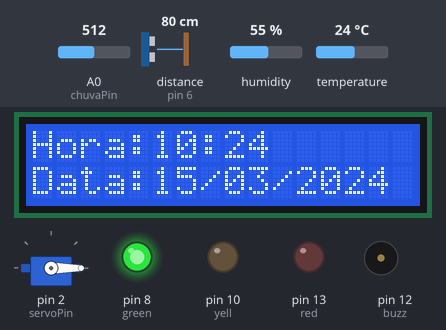
The sketch below on a simulated Arduino Uno, built with avr-gcc and run on an emulated ATmega328P. Parts: servo, 16×2 character LCD, output pins drawn as LEDs (lit = HIGH), buzzer (waves = sounding). Wiring (inferred from the names in the program): ultrasonic range finder: trigger pin 7; echo pin 6. Inputs (shaded band) come from the test bench; at power-on: distance to the obstacle (sensor on pin 6) 80 cm, A0 (chuvaPin) = 512, humidity 55 %, temperature 24 °C. The echo pulse lasts 58.3 µs per cm; the local clock reads 2024-03-15 10:24:30 at power-on unless the sketch sets it; EEPROM starts erased; pins used as bus, display or sensor lines are not drawn; what the sketch prints to the serial monitor is not drawn.

Above: at 7.5 s.
7.6 s: distance to the obstacle (sensor on pin 6) set to 120 cm
At 10.2 s:
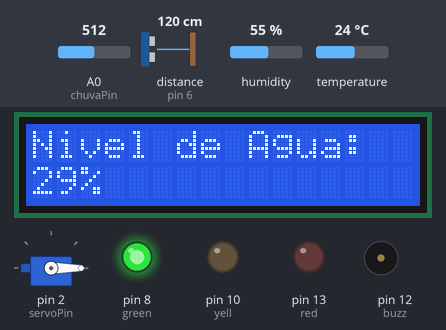
13.6 s: distance to the obstacle (sensor on pin 6) set to 130 cm
At 14.3 s:
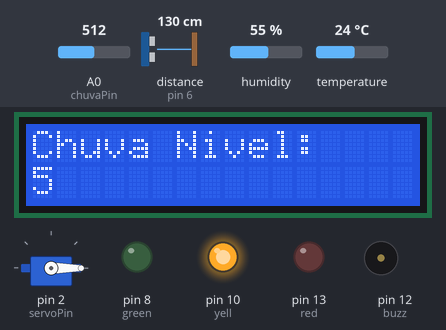
19.6 s: distance to the obstacle (sensor on pin 6) set to 279 cm
At 22.5 s:
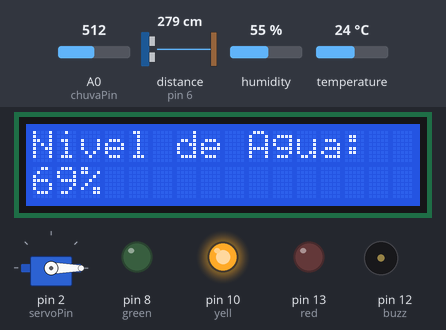
25.6 s: distance to the obstacle (sensor on pin 6) set to 287 cm
At 27.24 s:
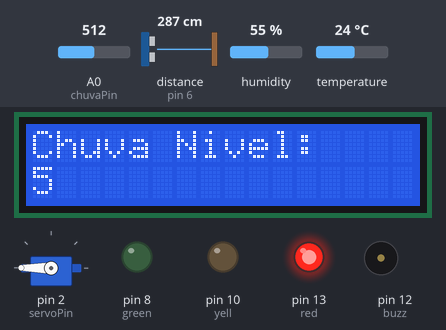
27.7 s: distance to the obstacle (sensor on pin 6) set to 2 cm
At 29.0 s:
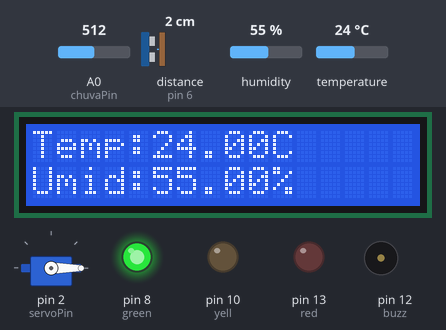
32.7 s: A0 (chuvaPin) set to 390
At 38.1 s:
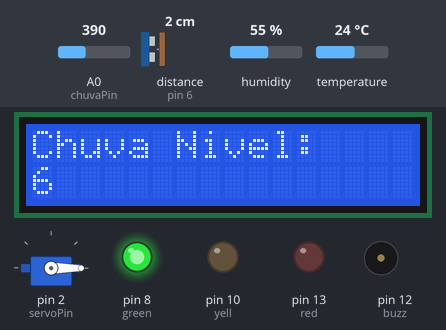
Timing chart, 0 to 39.6 s (numbered marks = the images above; inputs shaded):
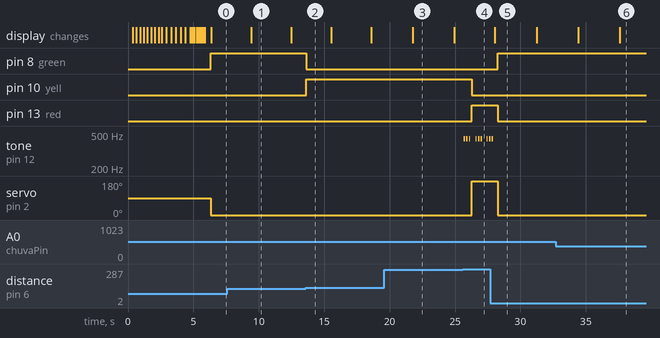

The sketch:

Codigo_SafeRain_.ino
```cpp
#include <LiquidCrystal_I2C.h>
#include <Servo.h>
#include <DHT.h>
#include <Wire.h>
#include <RTClib.h>
#include <EEPROM.h>

// Definições de pinos
#define trig 7
#define echo 6
#define red 13
#define yell 10
#define green 8
#define buzz 12
#define servoPin 2
#define chuvaPin A0
#define dhtPin A1
#define DHTTYPE DHT22

// Objetos
LiquidCrystal_I2C lcd(0x27, 16, 2);
Servo gate;
DHT dht(dhtPin, DHTTYPE);
RTC_DS1307 rtc;

// Variáveis
const int alturaMaxima = 400;
unsigned long tempoAnterior = 0;
int tela = 0;

void criaChars() {
  byte gotaPreenchida[8] = {
    0b00100,
    0b01110,
    0b11111,
    0b11111,
    0b11111,
    0b01110,
    0b00100,
    0b00000
  };
  lcd.createChar(0, gotaPreenchida);
}

void animacaoSafeRain() {
  criaChars();
  const char* texto = "SafeRain";
  int len = 8;
  int startCol = 4;

  lcd.clear();
  for (int i = 0; i <= len; i++) {
    lcd.setCursor(startCol, 0);
    for (int j = 0; j < i; j++) lcd.print(texto[j]);
    for (int k = i; k < len; k++) lcd.print(" ");
    lcd.setCursor(0, 1);
    lcd.print("               ");
    for (int g = 0; g < i; g++) {
      lcd.setCursor(startCol + g, 1);
      lcd.write(byte(0));
    }
    delay(250);
  }

  for (int n = 0; n < 3; n++) {
    lcd.clear();
    delay(300);
    lcd.setCursor(startCol, 0);
    lcd.print("SafeRain");
    for (int g = 0; g < len; g++) {
      lcd.setCursor(startCol + g, 1);
      lcd.write(byte(0));
    }
    delay(400);
  }

  for (int i = len - 1; i >= 0; i--) {
    lcd.setCursor(startCol + i, 0);
    lcd.print(" ");
    lcd.setCursor(startCol + i, 1);
    lcd.print(" ");
    delay(150);
  }
  lcd.clear();
  delay(300);
}

void gL() {
  digitalWrite(red, LOW);
  digitalWrite(yell, LOW);
  digitalWrite(green, HIGH);
}

void yL() {
  digitalWrite(red, LOW);
  digitalWrite(yell, HIGH);
  digitalWrite(green, LOW);
}

void rL() {
  digitalWrite(red, HIGH);
  digitalWrite(yell, LOW);
  digitalWrite(green, LOW);
}

void beep() {
  for (int i = 0; i < 3; i++) {
    tone(buzz, 440);
    delay(100);
    noTone(buzz);
    delay(100);
  }
}

void noTurn() {
  gate.write(0);
}

void openD() {
  gate.write(180);
}

void salvarDadosNaEEPROM(int agua, int chuva, float temp, float umid, DateTime agora) {
  int endereco = 0;
  EEPROM.put(endereco, agua);        endereco += sizeof(agua);
  EEPROM.put(endereco, chuva);       endereco += sizeof(chuva);
  EEPROM.put(endereco, temp);        endereco += sizeof(temp);
  EEPROM.put(endereco, umid);        endereco += sizeof(umid);
  EEPROM.put(endereco, agora.year());endereco += sizeof(int);
  EEPROM.put(endereco, agora.month());endereco += sizeof(int);
  EEPROM.put(endereco, agora.day()); endereco += sizeof(int);
  EEPROM.put(endereco, agora.hour());endereco += sizeof(int);
  EEPROM.put(endereco, agora.minute());endereco += sizeof(int);
  EEPROM.put(endereco, agora.second());
}

void mostrarDadosSalvosSerial() {
  int endereco = 0;
  int agua, chuva;
  float temp, umid;
  int ano, mes, dia, hora, minuto, segundo;

  EEPROM.get(endereco, agua); endereco += sizeof(agua);
  EEPROM.get(endereco, chuva); endereco += sizeof(chuva);
  EEPROM.get(endereco, temp);  endereco += sizeof(temp);
  EEPROM.get(endereco, umid);  endereco += sizeof(umid);
  EEPROM.get(endereco, ano);   endereco += sizeof(int);
  EEPROM.get(endereco, mes);   endereco += sizeof(int);
  EEPROM.get(endereco, dia);   endereco += sizeof(int);
  EEPROM.get(endereco, hora);  endereco += sizeof(int);
  EEPROM.get(endereco, minuto);endereco += sizeof(int);
  EEPROM.get(endereco, segundo);

  Serial.println("==== DADOS SALVOS NA EEPROM ====");
  Serial.print("Data: ");
  if (dia < 10) Serial.print("0"); Serial.print(dia); Serial.print("/");
  if (mes < 10) Serial.print("0"); Serial.print(mes); Serial.print("/");
  Serial.println(ano);

  Serial.print("Hora: ");
  if (hora < 10) Serial.print("0"); Serial.print(hora); Serial.print(":");
  if (minuto < 10) Serial.print("0"); Serial.print(minuto); Serial.print(":");
  if (segundo < 10) Serial.print("0"); Serial.print(segundo); Serial.println();

  Serial.print("Nivel de Agua: "); Serial.print(agua); Serial.println("%");
  Serial.print("Intensidade da Chuva: "); Serial.println(chuva);
  Serial.print("Temperatura: "); Serial.print(temp); Serial.println(" °C");
  Serial.print("Umidade: "); Serial.print(umid); Serial.println(" %");
  Serial.println("================================");
}

void setup() {
  pinMode(trig, OUTPUT);
  pinMode(echo, INPUT);
  pinMode(red, OUTPUT);
  pinMode(yell, OUTPUT);
  pinMode(green, OUTPUT);
  pinMode(buzz, OUTPUT);
  pinMode(chuvaPin, INPUT);

  gate.attach(servoPin);
  dht.begin();
  rtc.begin();
  Serial.begin(9600);
  lcd.init();
  lcd.backlight();

  if (!rtc.isrunning()) {
    rtc.adjust(DateTime(F(__DATE__), F(__TIME__)));
  }

  animacaoSafeRain();
}

void loop() {
  digitalWrite(trig, LOW);
  delayMicroseconds(2);
  digitalWrite(trig, HIGH);
  delayMicroseconds(10);
  digitalWrite(trig, LOW);

  long duracao = pulseIn(echo, HIGH);
  int distancia = duracao * 0.034 / 2;
  int nivelAgua = map(distancia, 0, alturaMaxima, 0, 100);
  nivelAgua = constrain(nivelAgua, 0, 100);

  int leituraChuva = analogRead(chuvaPin);
  int intensidadeChuva = map(leituraChuva, 0, 900, 9, 1);
  intensidadeChuva = constrain(intensidadeChuva, 1, 9);

  float temperatura = dht.readTemperature();
  float umidade = dht.readHumidity();
  DateTime agora = rtc.now();

  Serial.print("Data: ");
  if (agora.day() < 10) Serial.print("0"); Serial.print(agora.day()); Serial.print("/");
  if (agora.month() < 10) Serial.print("0"); Serial.print(agora.month()); Serial.print("/");
  Serial.print(agora.year());
  Serial.print(" | Hora: ");
  if (agora.hour() < 10) Serial.print("0"); Serial.print(agora.hour()); Serial.print(":");
  if (agora.minute() < 10) Serial.print("0"); Serial.print(agora.minute()); Serial.print(":");
  if (agora.second() < 10) Serial.print("0"); Serial.print(agora.second());
  Serial.print(" | Agua: "); Serial.print(nivelAgua); Serial.print("%");
  Serial.print(" | Chuva: "); Serial.print(intensidadeChuva);
  Serial.print(" | Temp: "); Serial.print(temperatura); Serial.print("C");
  Serial.print(" | Umid: "); Serial.print(umidade); Serial.println("%");

  if (nivelAgua <= 30) {
    noTone(buzz);
    noTurn();
    gL();
  } else if (nivelAgua < 70) {
    noTone(buzz);
    noTurn();
    yL();
  } else {
    beep();
    rL();
    openD();
    salvarDadosNaEEPROM(nivelAgua, intensidadeChuva, temperatura, umidade, agora);
  }

  if (millis() - tempoAnterior >= 3000) {
    lcd.clear();
    tempoAnterior = millis();

    if (tela == 0) {
      lcd.setCursor(0, 0);
      lcd.print("Hora:");
      lcd.print(agora.hour() < 10 ? "0" : ""); lcd.print(agora.hour()); lcd.print(":");
      lcd.print(agora.minute() < 10 ? "0" : ""); lcd.print(agora.minute());
      lcd.setCursor(0, 1);
      lcd.print("Data:");
      lcd.print(agora.day() < 10 ? "0" : ""); lcd.print(agora.day()); lcd.print("/");
      lcd.print(agora.month() < 10 ? "0" : ""); lcd.print(agora.month()); lcd.print("/");
      lcd.print(agora.year());
    } else if (tela == 1) {
      lcd.setCursor(0, 0);
      lcd.print("Nivel de Agua:");
      lcd.setCursor(0, 1);
      lcd.print(nivelAgua); lcd.print("%");
    } else if (tela == 2) {
      lcd.setCursor(0, 0);
      lcd.print("Chuva Nivel:");
      lcd.setCursor(0, 1);
      lcd.print(intensidadeChuva);
    } else if (tela == 3) {
      lcd.setCursor(0, 0);
      lcd.print("Temp:"); lcd.print(temperatura); lcd.print("C");
      lcd.setCursor(0, 1);
      lcd.print("Umid:"); lcd.print(umidade); lcd.print("%");
    }

    tela = (tela + 1) % 4;
  }

  // COMANDO SERIAL PARA "GET"
  if (Serial.available()) {
    String comando = Serial.readStringUntil('\n');
    comando.trim();

    if (comando.equalsIgnoreCase("get")) {
      mostrarDadosSalvosSerial();
    }
  }

  delay(200);
}
```

Measured:
- the behaviour switches between 125 and 126 cm on distance to the obstacle (sensor on pin 6) (found by bisection; images 1 and 2)
- the behaviour switches between 282 and 283 cm on distance to the obstacle (sensor on pin 6) (found by bisection; images 3 and 4)
- after the input at 13.6 s, pin 8 (green): HIGH → LOW at once; pin 10 (yell): LOW → HIGH at once
- after the input at 25.6 s, pin 10 (yell): HIGH → LOW after 0.67 s; pin 13 (red): LOW → HIGH after 0.67 s; tone on pin 12 (buzz): plays 440 Hz for 0.10 s, 440 Hz for 0.10 s, 440 Hz for 0.10 s, 440 Hz for 0.10 s, 440 Hz for 0.10 s, 440 Hz for 0.10 s … (8 notes in this stretch), starting after 0.07 s; servo on pin 2 (servoPin): 0° → 180° after 0.67 s
- after the input at 27.7 s, pin 8 (green): LOW → HIGH after 0.57 s; pin 13 (red): HIGH → LOW after 0.57 s; tone on pin 12 (buzz): goes on until 27.9 s, then stays silent; servo on pin 2 (servoPin): 180° → 0° after 0.57 s
- what the display in image 1 shows lasts 3.1 s, from 9.4 s to 12.5 s
- what the display in image 3 shows lasts 3.1 s, from 21.8 s to 24.9 s
